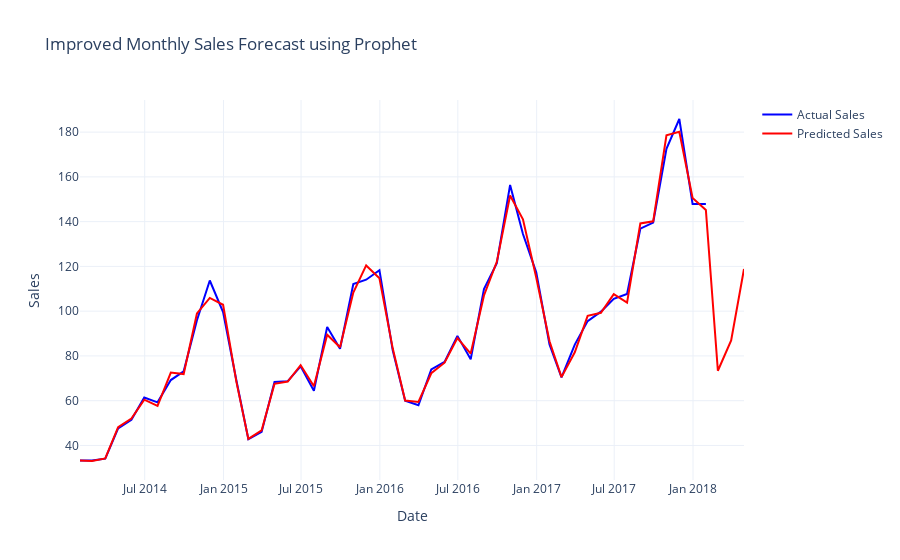

Source (notebook cell):
### Markdown cell above
### Test The Save Model and PreProcess Data

### Code cell
import pandas as pd
import numpy as np
from prophet import Prophet
import plotly.graph_objects as go
df=pd.read_csv('preprocessdata.csv', encoding='latin1')  # also known as ISO-8859-1
df['Ship Date'] = pd.to_datetime(df['Ship Date'])

# Step 2: Aggregate Monthly Sales
df_monthly = df.resample('M', on='Ship Date')['Sales'].sum().reset_index()
df_monthly = df_monthly.rename(columns={'Ship Date': 'ds', 'Sales': 'y'})

# Step 3: Smooth Sales to reduce noise (rolling mean)
df_monthly['y'] = df_monthly['y'].rolling(window=3, center=True).mean().fillna(method='bfill').fillna(method='ffill')

# Optional: Log transformation (comment this out if you don't want log)
log_transform = True
if log_transform:
    df_monthly['y'] = np.log1p(df_monthly['y'])

# Step 4: Define and Tune Prophet Model
model = Prophet(
    yearly_seasonality=True,
    weekly_seasonality=False,
    changepoint_prior_scale=0.5,       # control trend flexibility
    seasonality_prior_scale=20         # control seasonality flexibility
)

# Optional: Add custom quarterly seasonality
model.add_seasonality(name='quarterly', period=91.25, fourier_order=8)

# Step 5: Fit Model
model.fit(df_monthly)

# Step 6: Forecast Next 12 Months
future = model.make_future_dataframe(periods=3, freq='M')
forecast = model.predict(future)

# Revert log if used
if log_transform:
    df_monthly['y'] = np.expm1(df_monthly['y'])
    forecast['yhat'] = np.expm1(forecast['yhat'])

# Step 7: Plot Results
fig = go.Figure()
fig.add_trace(go.Scatter(x=df_monthly['ds'], y=df_monthly['y'],
                         mode='lines', name='Actual Sales', line=dict(color='blue')))
fig.add_trace(go.Scatter(x=forecast['ds'], y=forecast['yhat'],
                         mode='lines', name='Predicted Sales', line=dict(color='red')))
fig.update_layout(title='Improved Monthly Sales Forecast using Prophet',
                  xaxis_title='Date', yaxis_title='Sales', template='plotly_white')
fig.show()

### Figure 1 — Plotly figure (JSON) as saved in the notebook; plotly's stock layout.template omitted (floating-point values rounded to 4 significant figures)
{"data": [{"line": {"color": "blue"}, "mode": "lines", "name": "Actual Sales", "type": "scatter", "x": ["2014-01-31T00:00:00", "2014-02-28T00:00:00", "2014-03-31T00:00:00", "2014-04-30T00:00:00", "2014-05-31T00:00:00", "2014-06-30T00:00:00", "2014-07-31T00:00:00", "2014-08-31T00:00:00", "2014-09-30T00:00:00", "2014-10-31T00:00:00", "2014-11-30T00:00:00", "2014-12-31T00:00:00", "2015-01-31T00:00:00", "2015-02-28T00:00:00", "2015-03-31T00:00:00", "2015-04-30T00:00:00", "2015-05-31T00:00:00", "2015-06-30T00:00:00", "2015-07-31T00:00:00", "2015-08-31T00:00:00", "2015-09-30T00:00:00", "2015-10-31T00:00:00", "2015-11-30T00:00:00", "2015-12-31T00:00:00", "2016-01-31T00:00:00", "2016-02-29T00:00:00", "2016-03-31T00:00:00", "2016-04-30T00:00:00", "2016-05-31T00:00:00", "2016-06-30T00:00:00", "2016-07-31T00:00:00", "2016-08-31T00:00:00", "2016-09-30T00:00:00", "2016-10-31T00:00:00", "2016-11-30T00:00:00", "2016-12-31T00:00:00", "2017-01-31T00:00:00", "2017-02-28T00:00:00", "2017-03-31T00:00:00", "2017-04-30T00:00:00", "2017-05-31T00:00:00", "2017-06-30T00:00:00", "2017-07-31T00:00:00", "2017-08-31T00:00:00", "2017-09-30T00:00:00", "2017-10-31T00:00:00", "2017-11-30T00:00:00", "2017-12-31T00:00:00", "2018-01-31T00:00:00"], "y": [33.26, 33.26, 34.11, 47.64, 51.44, 61.43, 59.26, 69.21, 73.11, 95.95, 113.7, 99.55, 69.16, 42.75, 46.06, 68.32, 68.73, 75.33, 64.46, 92.94, 83.24, 112.2, 114.1, 118.3, 82.48, 60.0, 57.96, 73.94, 77.29, 88.95, 78.5, 109.8, 121.4, 156.4, 134.5, 117.3, 85.09, 70.43, 85.04, 95.55, 99.79, 105.5, 107.7, 136.9, 139.6, 172.5, 185.9, 147.9, 147.9]}, {"line": {"color": "red"}, "mode": "lines", "name": "Predicted Sales", "type": "scatter", "x": ["2014-01-31T00:00:00", "2014-02-28T00:00:00", "2014-03-31T00:00:00", "2014-04-30T00:00:00", "2014-05-31T00:00:00", "2014-06-30T00:00:00", "2014-07-31T00:00:00", "2014-08-31T00:00:00", "2014-09-30T00:00:00", "2014-10-31T00:00:00", "2014-11-30T00:00:00", "2014-12-31T00:00:00", "2015-01-31T00:00:00", "2015-02-28T00:00:00", "2015-03-31T00:00:00", "2015-04-30T00:00:00", "2015-05-31T00:00:00", "2015-06-30T00:00:00", "2015-07-31T00:00:00", "2015-08-31T00:00:00", "2015-09-30T00:00:00", "2015-10-31T00:00:00", "2015-11-30T00:00:00", "2015-12-31T00:00:00", "2016-01-31T00:00:00", "2016-02-29T00:00:00", "2016-03-31T00:00:00", "2016-04-30T00:00:00", "2016-05-31T00:00:00", "2016-06-30T00:00:00", "2016-07-31T00:00:00", "2016-08-31T00:00:00", "2016-09-30T00:00:00", "2016-10-31T00:00:00", "2016-11-30T00:00:00", "2016-12-31T00:00:00", "2017-01-31T00:00:00", "2017-02-28T00:00:00", "2017-03-31T00:00:00", "2017-04-30T00:00:00", "2017-05-31T00:00:00", "2017-06-30T00:00:00", "2017-07-31T00:00:00", "2017-08-31T00:00:00", "2017-09-30T00:00:00", "2017-10-31T00:00:00", "2017-11-30T00:00:00", "2017-12-31T00:00:00", "2018-01-31T00:00:00", "2018-02-28T00:00:00", "2018-03-31T00:00:00", "2018-04-30T00:00:00"], "y": [33.24, 33.05, 34.17, 48.16, 52.05, 60.44, 57.68, 72.58, 71.91, 98.97, 105.9, 102.8, 68.53, 42.94, 46.74, 67.5, 68.57, 75.86, 66.49, 89.47, 83.88, 108.3, 120.4, 114.7, 83.39, 60.04, 59.4, 72.26, 76.97, 87.99, 81.06, 107.0, 122.0, 151.7, 141.0, 115.0, 86.52, 70.53, 81.65, 97.89, 99.28, 107.6, 103.8, 139.2, 140.1, 178.5, 180.2, 150.6, 145.2, 73.37, 86.89, 118.8]}], "layout": {"title": {"text": "Improved Monthly Sales Forecast using Prophet"}, "xaxis": {"title": {"text": "Date"}}, "yaxis": {"title": {"text": "Sales"}}}}
